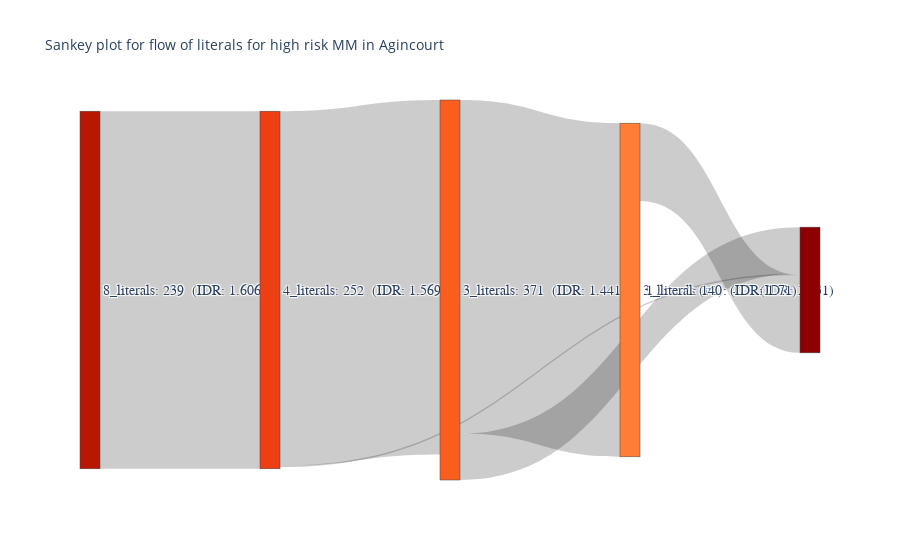

Notebook source saved alongside this figure:
### Code cell
# Assuming final_df and sankey_ST are already defined
additional_df = results_df
# Create a dictionary to map subsets to IDR values for easy lookup
subset_to_idr = pd.Series(additional_df.IDR.values, index=additional_df.Subset).to_dict()
idr_values = list(subset_to_idr.values())

# Assuming the length of idr_values aligns with final_df.columns
labels_with_idr = [
    f'{col}: {final_df[col].sum()}\n (IDR: {idr_values[i]})'
    for i, col in enumerate(final_df.columns)
]

import plotly.graph_objects as go
fig = go.Figure(data=[go.Sankey(
    node = dict(
        pad = 15,
        thickness = 20,
        label = labels_with_idr,
        color=["#b81702", "#ec3f13", "#fa5e1f", "#ff7e33", '#8e0103']  # Set the node colors
    ),
    link=dict(
        source = sankey_ST['source'],
        target = sankey_ST['target'],
        value = sankey_ST['value'],
        # color = 'lightgray'
    ),
)])


fig.update_layout(title_text='Sankey plot for flow of literals for high risk MM in Agincourt', font_size=10)
fig.update_traces(textfont_size=14, textfont=dict(family="Times New Roman"))
fig.write_html("sankey_diagram.html")
fig.show()

### Figure 1 — Plotly figure (JSON) as saved in the notebook; plotly's stock layout.template omitted (floating-point values rounded to 4 significant figures)
{"data": [{"link": {"source": [0, 1, 2, 3, 2, 1], "target": [1, 2, 3, 4, 4, 4], "value": [239, 237, 223, 52, 31, 1]}, "node": {"color": ["#b81702", "#ec3f13", "#fa5e1f", "#ff7e33", "#8e0103"], "label": ["8_literals: 239\n (IDR: 1.606)", "4_literals: 252\n (IDR: 1.569)", "3_literals: 371\n (IDR: 1.441)", "3_literals (v2): 425\n (IDR: 1.431)", "1_literal: 140\n (IDR: 1.71)"], "pad": 15, "thickness": 20}, "textfont": {"family": "Times New Roman", "size": 14}, "type": "sankey"}], "layout": {"font": {"size": 10}, "title": {"text": "Sankey plot for flow of literals for high risk MM in Agincourt"}}}
